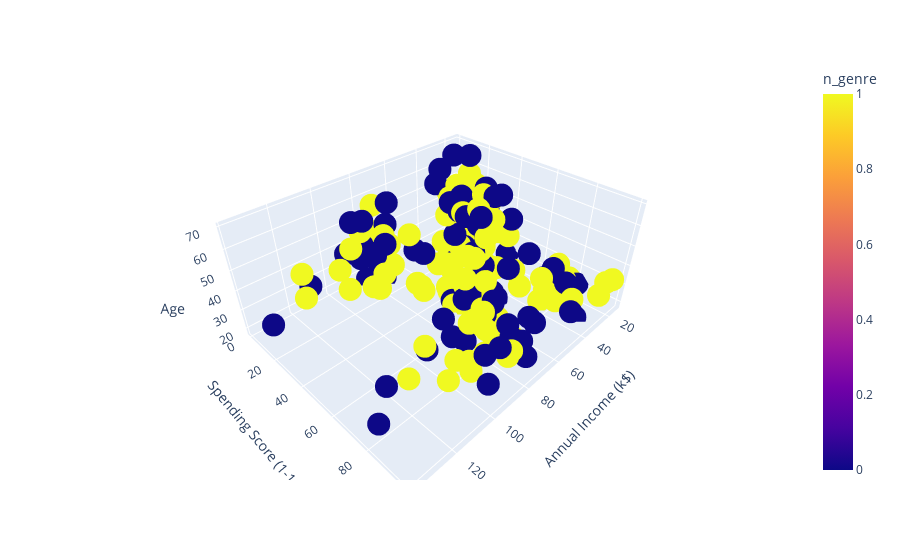

Notebook code for this chart:
### Markdown cell above
Visualise the data

### Code cell
px.scatter_3d(df,
             x = df["Annual Income (k$)"],
             y = df["Spending Score (1-100)"],
             z = df["Age"],
             color = df["n_genre"])

### Figure 1 — Plotly figure (JSON) as saved in the notebook; plotly's stock layout.template omitted (floating-point values rounded to 4 significant figures; data arrays with more than 128 entries replaced by an {"elided": "..."} marker saying what was removed)
{"data": [{"hovertemplate": "Annual Income (k$)=%{x}<br>Spending Score (1-100)=%{y}<br>Age=%{z}<br>n_genre=%{marker.color}<extra></extra>", "legendgroup": "", "marker": {"color": {"elided": "200 int values"}, "coloraxis": "coloraxis", "symbol": "circle"}, "mode": "markers", "name": "", "scene": "scene", "showlegend": false, "type": "scatter3d", "x": {"elided": "200 int values"}, "y": {"elided": "200 int values"}, "z": {"elided": "200 int values"}}], "layout": {"autosize": true, "coloraxis": {"colorbar": {"title": {"text": "n_genre"}}, "colorscale": [[0, "#0d0887"], [0.1111, "#46039f"], [0.2222, "#7201a8"], [0.3333, "#9c179e"], [0.4444, "#bd3786"], [0.5556, "#d8576b"], [0.6667, "#ed7953"], [0.7778, "#fb9f3a"], [0.8889, "#fdca26"], [1, "#f0f921"]]}, "legend": {"tracegroupgap": 0}, "margin": {"t": 60}, "scene": {"aspectmode": "auto", "aspectratio": {"x": 1.429, "y": 1.148, "z": 0.6093}, "camera": {"center": {"x": 0, "y": 0, "z": 0}, "eye": {"x": 1.339, "y": 1.339, "z": 1.339}, "projection": {"type": "perspective"}, "up": {"x": 0, "y": 0, "z": 1}}, "domain": {"x": [0, 1], "y": [0, 1]}, "xaxis": {"title": {"text": "Annual Income (k$)"}, "type": "linear"}, "yaxis": {"title": {"text": "Spending Score (1-100)"}, "type": "linear"}, "zaxis": {"title": {"text": "Age"}, "type": "linear"}}}}
